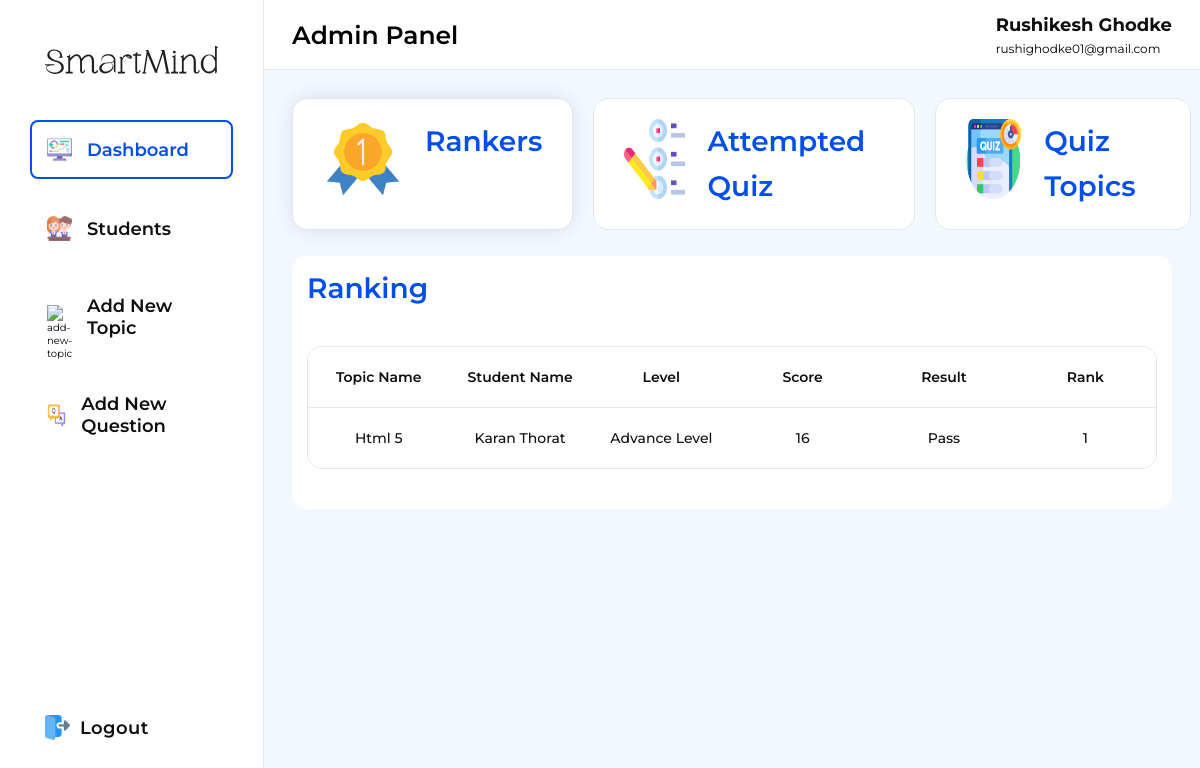
The page /admin/admin.php (signed in) on the database as committed earlier.
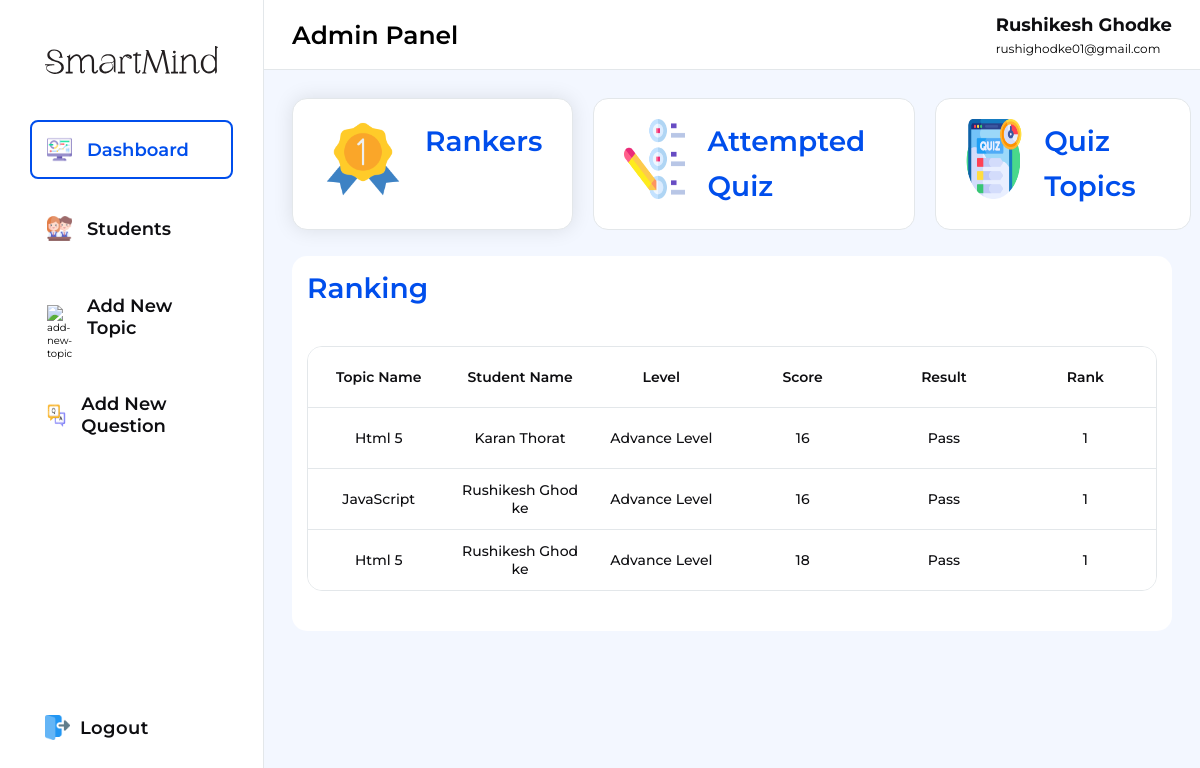
The same page on the database as committed later.
### tables this page shows
CREATE TABLE `attempted_quiz` (
  `id` int(11) NOT NULL,
  `studentId` int(11) NOT NULL,
  `student_name` varchar(255) NOT NULL,
  `topic_unique_id` varchar(255) NOT NULL,
  `quiz_topic_name` varchar(255) NOT NULL,
  `langImages` varchar(255) NOT NULL,
  `level` varchar(100) NOT NULL,
  `score` int(11) NOT NULL,
  `result` varchar(100) NOT NULL
);

### assets/php/admin/adminDetails.php (called while the page is built, shortened)
<?php
include "../assets/php/connection.php";
if (!empty($_SESSION['adminId'])) {
  $adminId = $_SESSION['adminId'];
  $selectQuery = mysqli_query($connection, "SELECT * FROM `admin` WHERE `adminId` = $adminId");
  if ($selectQuery) {
    $fetchData = mysqli_fetch_assoc($selectQuery);
  }
}
else
{
  header("Location: adminlogin.php");
}
?>

### admin/admin.php (the view, shortened to what the changed rows need)
<?php
include "../assets/php/admin/adminDetails.php";
include "../assets/php/connection.php";
$rankers = mysqli_query($connection, "SELECT * FROM `attempted_quiz` WHERE `score` BETWEEN 16 AND 20");
?>
<!DOCTYPE html>
<html lang="en">
<head>
  <link rel="stylesheet" href="../assets/css/admin.css">
  <link rel="stylesheet" href="https://cdn-uicons.flaticon.com/2.1.0/uicons-regular-rounded/css/uicons-regular-rounded.css" />
  <link rel="stylesheet" href="https://cdn-uicons.flaticon.com/2.1.0/uicons-thin-straight/css/uicons-thin-straight.css" />
</head>
<body>
  <div class="main-container">
    <div class="container">
      <div class="right-side">
        <header class="header">
          <h2>Admin Panel</h2>
          <div class="admin">
            <div class="admin-info-wrapper">
              <div class="admin-info">
                <h2><?php echo $fetchData["adminFirstName"] . ' ' . $fetchData["adminLastName"]; ?></h2>
              </div>
            </div>
        </header>
        <section class="inner-right-side">
          <div class="dashboard section active">
            <div class="cards">
              <div class="card dashboardTab active">
                <div class="card-info">
                  <h1>Rankers</h1>
                </div>
              </div>
              <div class="card dashboardTab">
                <div class="card-info">
                  <h1>Attempted Quiz</h1>
                </div>
              </div>
              <div class="card dashboardTab">
                <div class="card-info">
                  <h1>Quiz Topics</h1>
                </div>
              </div>
            </div>
            <div class="dashboard-content">
              <div class="rankers-content content active">
                <h1>Ranking</h1>
                <div class="ranker-section">
                  <div class="ranker-container">
                    <?php
                    if (mysqli_num_rows($rankers) > 0) {
                      while ($topRankers = mysqli_fetch_assoc($rankers)) {
                    ?>
                        <ul class="ranker-items">
                          <li class="rank-name"><?php echo $topRankers["quiz_topic_name"] ?></li>
                          <li class="rank-uid"><?php echo $topRankers["student_name"] ?></li>
                          <li class="rank-email"><?php echo $topRankers["level"] ?></li>
                          <li class="rank-username"><?php echo $topRankers["score"] ?></li>
                          <li class="rank-gender"><?php echo $topRankers["result"] ?></li>
                          <li class="rank-gender">
                            <?php
                            if ($topRankers["score"] >= 16 && $topRankers["score"] <= 20) {
                            ?>
                              1
                            <?php
                            } else if ($topRankers["score"] >= 10 && $topRankers["score"] <= 16) {
                            ?>
                              2
                            <?php
                            } else if ($topRankers["score"] >= 10 && $topRankers["score"] <= 16) {
                            ?>
                              3
                            <?php
                            }
                            ?>
                          </li>
                        </ul>
                    <?php
                      }
                    }
                    ?>
                  </div>
                </div>
              </div>
            </div>
          </div>
        </section>
      </div>
    </div>
  </div>
</body>
</html>

Rows that differ between the two databases and show on the page:
added attempted_quiz: quiz_topic_name "JavaScript", student_name "Rushikesh Ghodke", level "Advance Level", score "16", result "Pass"
added attempted_quiz: quiz_topic_name "Html 5", student_name "Rushikesh Ghodke", level "Advance Level", score "18", result "Pass"
